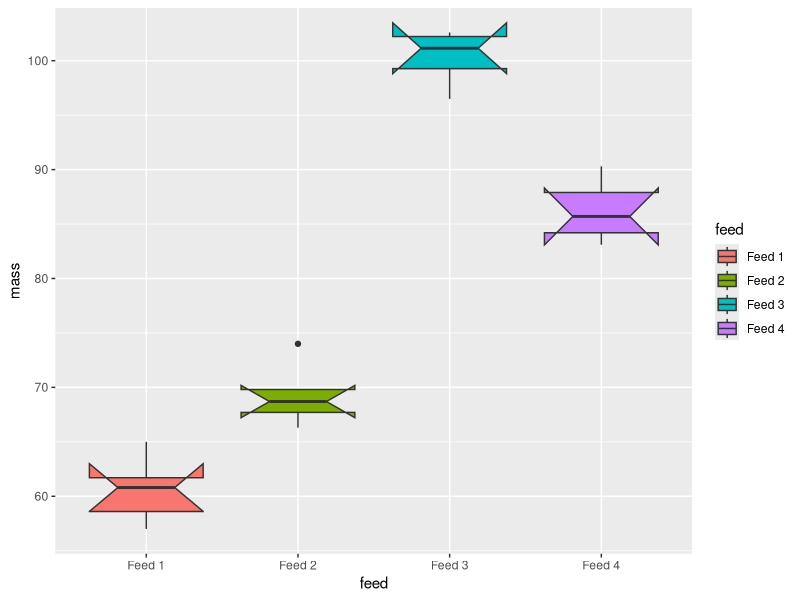

This figure's R source:
# Exercise 1

# Load data
library(tidyverse)

# Question: Does feed type have an effect on the mass of pigs at the end of the experiment?
feed_1 <- c(60.8, 57.0, 65.0, 58.6, 61.7)
feed_2 <- c(68.7, 67.7, 74.0, 66.3, 69.8)
feed_3 <- c(102.6, 102.1, 100.2, 96.5)
feed_4 <- c(87.9, 84.2, 83.1, 85.7, 90.3)

# H0: Feed type has no effect on the mass of pigs at the end of the experiment.
# H1: Feed type does have an effect on the mass of pigs at the end of the experiment.

# Make a dataframe
bacon <- as.tibble(data.frame(
  feed = c(rep("Feed 1", length(feed_1)), rep("Feed 2", length(feed_2)), rep("Feed 3", length(feed_3)), rep("Feed 4", length(feed_4))),
  mass = c(feed_1, feed_2, feed_3, feed_4)))
bacon1 <- as_tibble(bacon)
bacon_1 <- aov(mass ~ feed, data =bacon1)
summary(bacon_1)

ggplot(data = bacon_1, aes(x = feed, y = mass)) +
  geom_boxplot(aes(fill = feed), notch = T)

# Exercise 2

tande <- datasets::ToothGrowth
tande.aov <- aov(len~supp, data = tande)
summary(tande.aov)

# H0: The use of supplements does not have an eefect on the quality of the teeth.
# H1: The use of supplements does have an eefect on the quality of the teeth.


# Exercise 3

iris <- iris
iris.aov <- aov(data= iris, Petal.Length~Species)
summary(iris.aov)

# H0:There is no difference between the species and petal lengths.
# H1:There is a difference between the species and petal lengths.